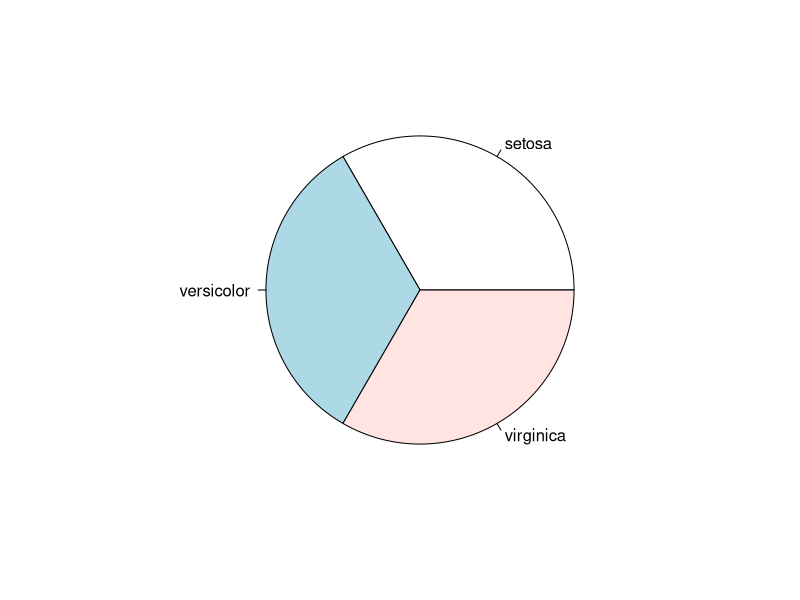
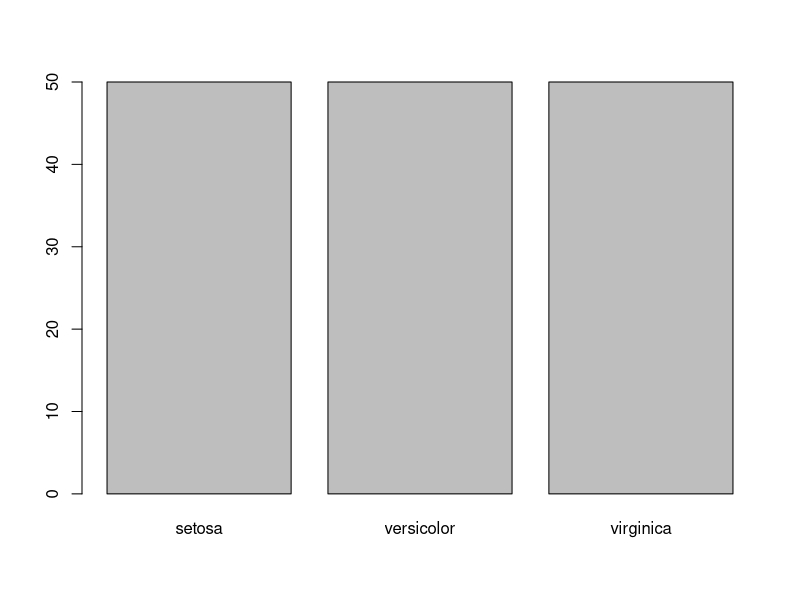
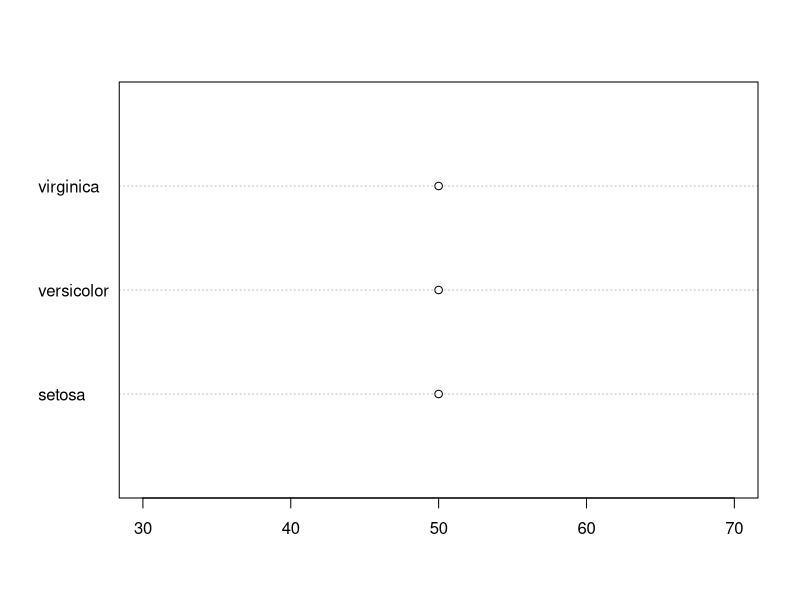
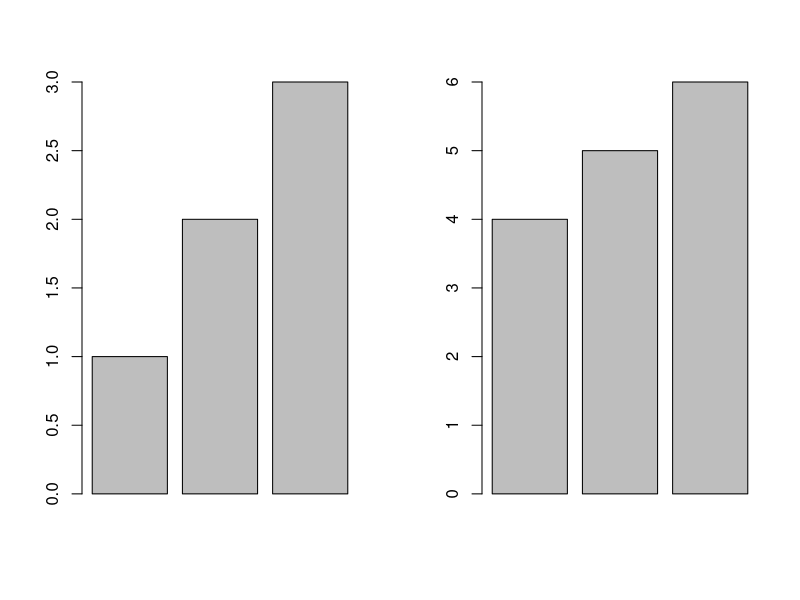
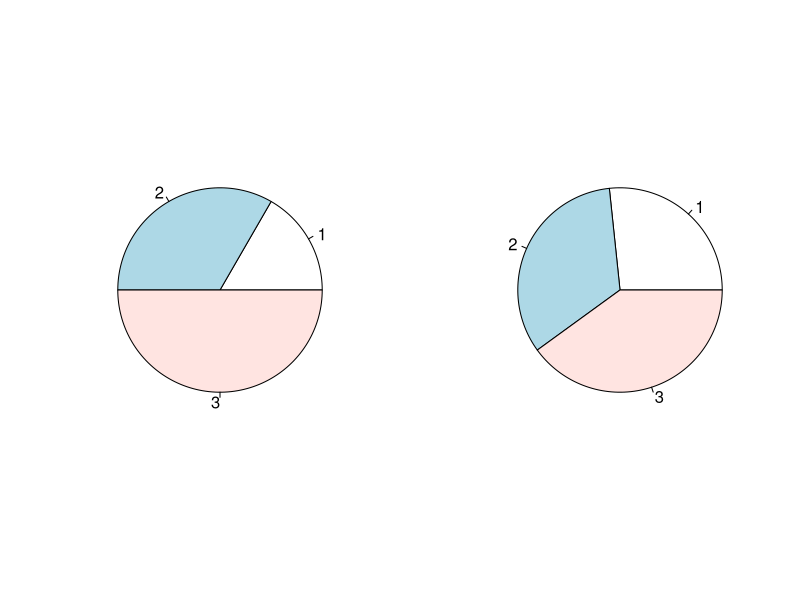
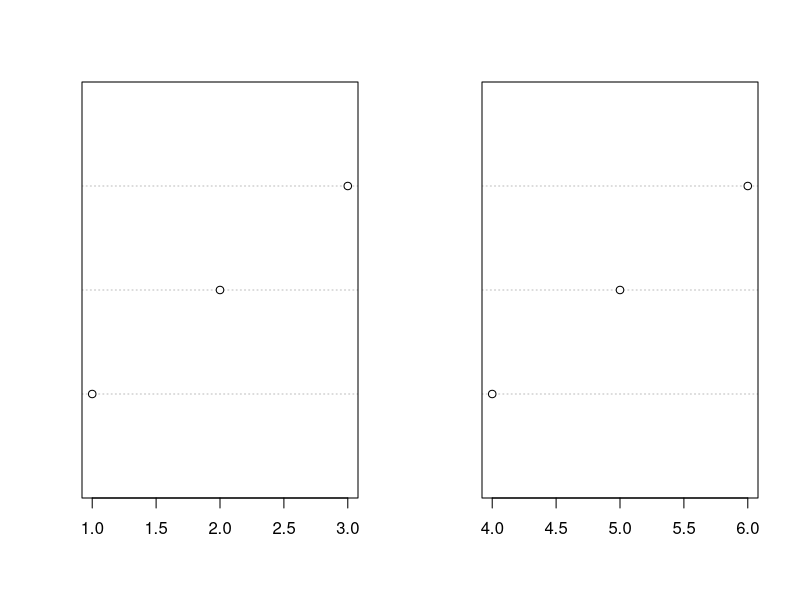
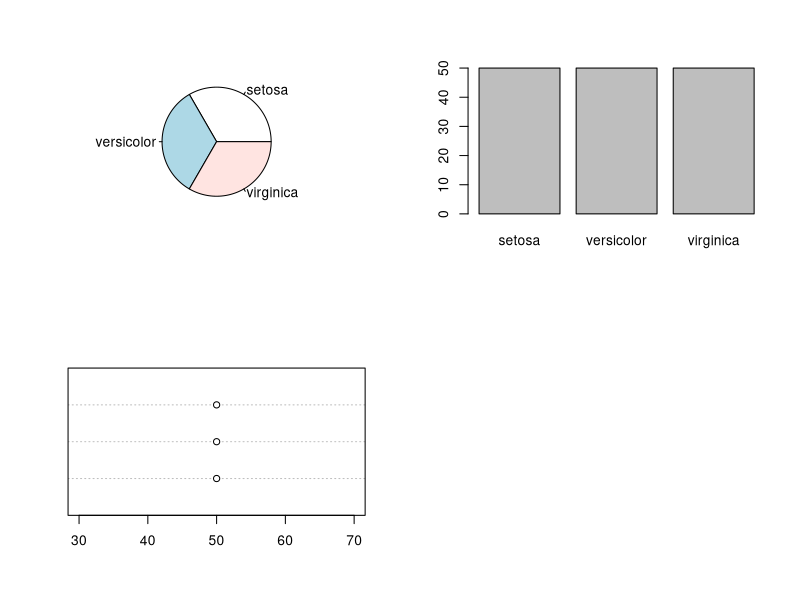
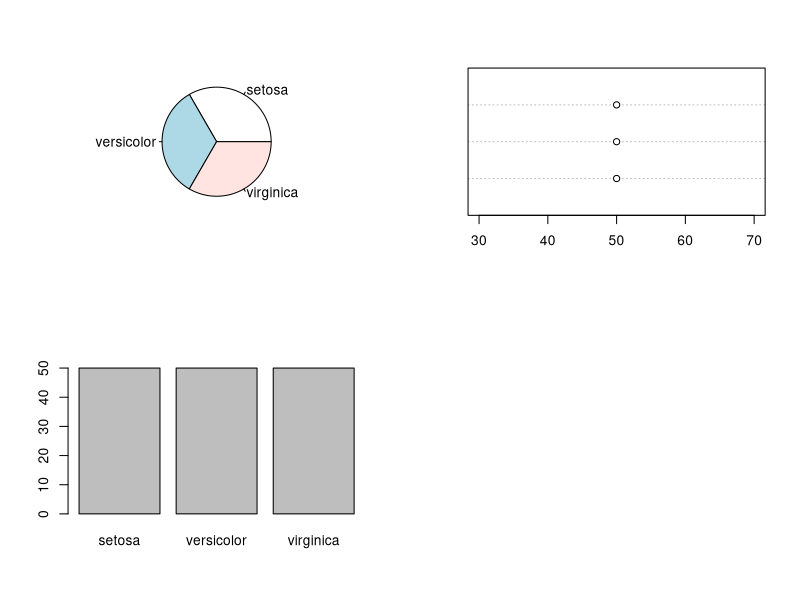

Generate these figures, in order, with R:
echo = TRUE 
data(iris) 
iris 
dim(iris) 
names(iris) 
iris$Species
#Permet
iris$Petal.Length
iris$Petal.Width
###################
iris$Specieste
levels(iris$Species)
table(iris$Species)
pie(table(iris$Species)) 
barplot(table(iris$Species)) 
dotchart(table(iris$Species))

#Pour le box plot on a un point blanc, qui reprensete une "anomalie" c'est a dire que on considere 
#dans un premier temps que c'etait le minimum mais lors du test de student il permet d'exlure des données (dont le point blanc)
# Le pour quoi, je sais pas ¯\(°_o)/¯ 
a<-c(1,2,3)
b<-c(4,5,6)
par(mfrow=c(2,2))
par(mfrow = c(1,2))
barplot(a)
barplot(b)
pie(a)
pie(b)
dotchart(a)
dotchart(b)
################
#par(mfrow=c(n1,nc))
par(mfrow=c(2,2))
pie(table(iris$Species))
barplot(table(iris$Species))
dotchart(as.numeric(table(iris$Species)))
#par(mfcol=c(n1,nc))
par(mfcol=c(2,2))
pie(table(iris$Species))
barplot(table(iris$Species))
dotchart(as.numeric(table(iris$Species)))
summary (iris$Petal.Length)
###########
min(iris$Petal.Length) 
max(iris$Petal.Length) 
sum(iris$Petal.Length) 
length(iris$Petal.Length) 
sum(iris$Petal.Length)/length(iris$Petal.Length) 
